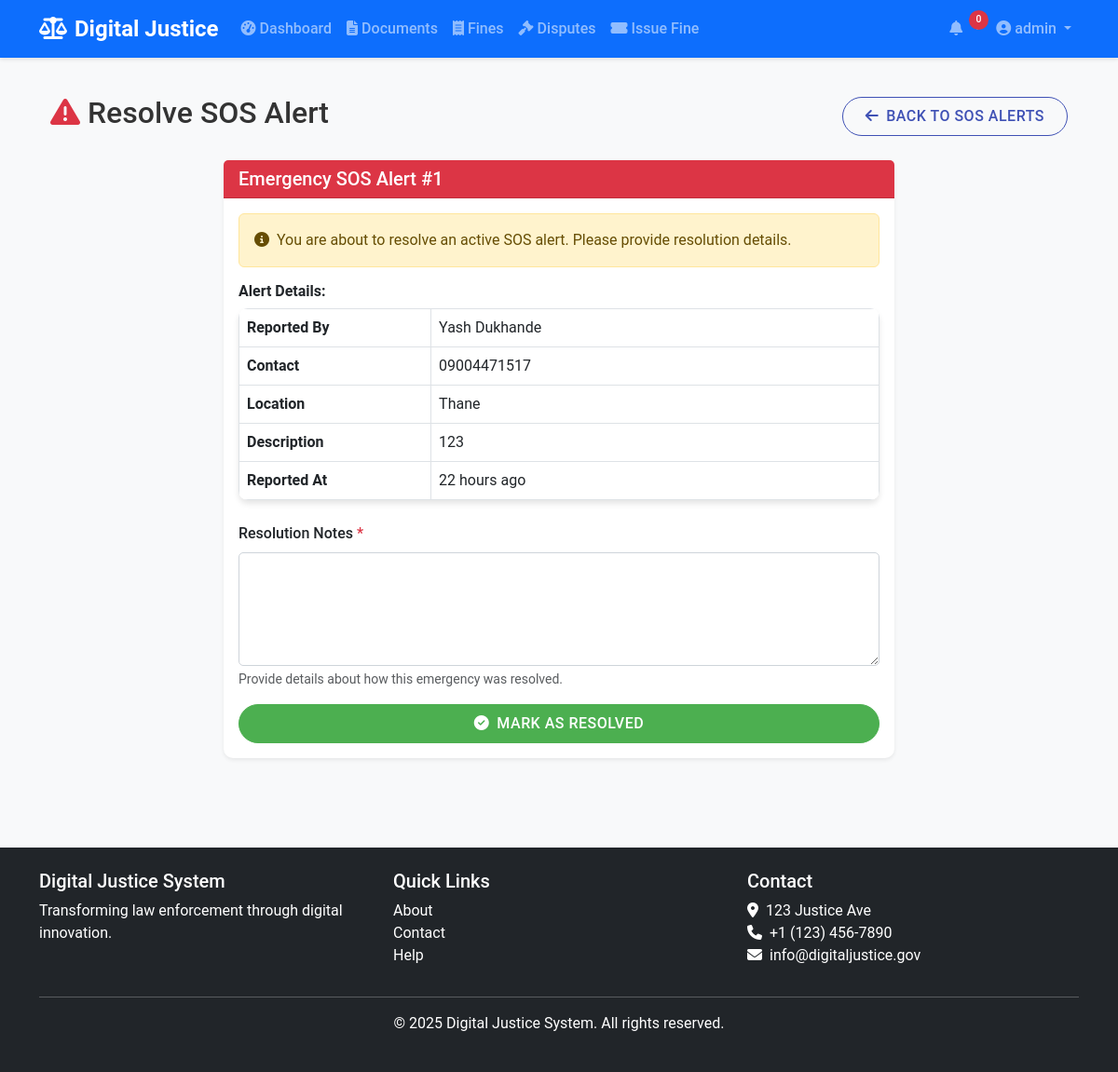
The page /communication/sos/1/resolve (signed in) on the database its author committed.
### app/models/user.py (models this page shows, shortened)
class User(db.Model, UserMixin):
    __tablename__ = 'users'
    id = db.Column(db.Integer, primary_key=True)
    username = db.Column(db.String(64), unique=True, index=True)
    email = db.Column(db.String(120), unique=True, index=True)
    password_hash = db.Column(db.String(128))
    first_name = db.Column(db.String(64))
    last_name = db.Column(db.String(64))
    phone = db.Column(db.String(20))
    address = db.Column(db.String(256))
    role = db.Column(db.String(20), default='citizen')  # citizen, police, court, admin
    created_at = db.Column(db.DateTime, default=datetime.utcnow)
    last_login = db.Column(db.DateTime)
    is_active = db.Column(db.Boolean, default=True)
    documents = db.relationship('Document', foreign_keys='Document.user_id', backref='owner', lazy='dynamic')
    verified_documents = db.relationship('Document', foreign_keys='Document.verified_by', backref='verifier', lazy='dynamic')
    fines = db.relationship('Fine', foreign_keys='Fine.user_id', backref='user', lazy='dynamic')
    issued_fines = db.relationship('Fine', foreign_keys='Fine.issued_by', backref='issuer', lazy='dynamic')
    disputes = db.relationship('Dispute', foreign_keys='Dispute.user_id', backref='user', lazy='dynamic')
    assigned_disputes = db.relationship('Dispute', foreign_keys='Dispute.assigned_to', backref='assigned_officer', lazy='dynamic')
    sent_messages = db.relationship('Message', foreign_keys='Message.sender_id', backref='sender', lazy='dynamic')
    received_messages = db.relationship('Message', foreign_keys='Message.recipient_id', backref='recipient', lazy='dynamic')
    def is_admin(self):
        return self.role == 'admin'
    def is_police(self):
        return self.role == 'police'

### app/models/communication.py (models this page shows, shortened)
class SOSAlert(db.Model):
    __tablename__ = 'sos_alerts'
    id = db.Column(db.Integer, primary_key=True)
    user_id = db.Column(db.Integer, db.ForeignKey('users.id'), nullable=False)
    location = db.Column(db.String(256))
    description = db.Column(db.Text)
    status = db.Column(db.String(20), default='active')  # active, resolved, false_alarm
    created_at = db.Column(db.DateTime, default=datetime.utcnow)
    resolved_at = db.Column(db.DateTime)
    resolved_by = db.Column(db.Integer, db.ForeignKey('users.id'))
    resolution_notes = db.Column(db.Text)
    user = db.relationship('User', foreign_keys=[user_id], backref='sos_alerts')
    resolver = db.relationship('User', foreign_keys=[resolved_by])

### app/routes/communication.py (the view, shortened to what this page needs)
@communication_bp.route('/sos/<int:sos_id>/resolve', methods=['GET', 'POST'])
@login_required
def resolve_sos(sos_id):
    if not (current_user.is_admin() or current_user.is_police()):
        flash('You do not have permission to resolve SOS alerts', 'danger')
        return redirect(url_for('communication.sos_alerts'))
    sos_alert = SOSAlert.query.get_or_404(sos_id)
    if sos_alert.status != 'active':
        flash('This SOS alert has already been resolved', 'warning')
        return redirect(url_for('communication.sos_alerts'))
    return render_template('communication/resolve_sos.html', sos_alert=sos_alert)

### app/models/user.py (called while the page is built)
@login_manager.user_loader
def load_user(user_id):
    return User.query.get(int(user_id))

### app/templates/communication/resolve_sos.html (shortened to what this page needs)
{% extends 'base.html' %}
{% block content %}
<div class="container">
    <div class="d-flex justify-content-between align-items-center mb-4">
        <h2><i class="fas fa-exclamation-triangle text-danger me-2"></i>Resolve SOS Alert</h2>
        <div>
            <a href="{{ url_for('communication.sos_alerts') }}" class="btn btn-outline-primary">
                <i class="fas fa-arrow-left me-2"></i>Back to SOS Alerts
            </a>
        </div>
    </div>
    <div class="row">
        <div class="col-md-8 mx-auto">
            <div class="card shadow-sm">
                <div class="card-header bg-danger text-white">
                    <h5 class="mb-0">Emergency SOS Alert #{{ sos_alert.id }}</h5>
                </div>
                <div class="card-body">
                    <div class="alert alert-warning">
                        <i class="fas fa-info-circle me-2"></i>You are about to resolve an active SOS alert. Please provide resolution details.
                    </div>
                    <div class="mb-4">
                        <h6 class="fw-bold">Alert Details:</h6>
                        <table class="table table-bordered">
                            <tr>
                                <th style="width: 30%">Reported By</th>
                                <td>{{ sos_alert.user.first_name }} {{ sos_alert.user.last_name }}</td>
                            </tr>
                            <tr>
                                <th>Contact</th>
                                <td>{{ sos_alert.user.phone }}</td>
                            </tr>
                            <tr>
                                <th>Location</th>
                                <td>{{ sos_alert.location }}</td>
                            </tr>
                            <tr>
                                <th>Description</th>
                                <td>{{ sos_alert.description }}</td>
                            </tr>
                            <tr>
                                <th>Reported At</th>
                                <td>{{ sos_alert.created_at|timeago }}</td>
                            </tr>
                        </table>
                    </div>
                    <form method="POST">
                        <div class="mb-3">
                            <label for="resolution_notes" class="form-label">Resolution Notes <span class="text-danger">*</span></label>
                            <textarea class="form-control" id="resolution_notes" name="resolution_notes" rows="4" required></textarea>
                            <div class="form-text">Provide details about how this emergency was resolved.</div>
                        </div>
                        <div class="d-grid gap-2">
                            <button type="submit" class="btn btn-success">
                                <i class="fas fa-check-circle me-2"></i>Mark as Resolved
                            </button>
                        </div>
                    </form>
                </div>
            </div>
        </div>
    </div>
</div>
{% endblock %}

### app/templates/base.html (shortened to what this page needs)
<!DOCTYPE html>
<html lang="en">
<head>
    <link href="https://cdn.jsdelivr.net/npm/bootstrap@5.3.0/dist/css/bootstrap.min.css" rel="stylesheet">
    <link rel="stylesheet" href="https://cdnjs.cloudflare.com/ajax/libs/font-awesome/6.4.0/css/all.min.css">
    <link rel="stylesheet" href="{{ url_for('static', filename='css/style.css') }}">
</head>
<body>
    <nav class="navbar navbar-expand-lg navbar-dark bg-primary sticky-top">
        <div class="container">
            <a class="navbar-brand" href="{{ url_for('main.index') }}">
                <i class="fas fa-balance-scale me-2"></i>Digital Justice
            </a>
            <div class="collapse navbar-collapse" id="navbarNav">
                <ul class="navbar-nav me-auto">
                    {% if current_user.is_authenticated %}
                    <li class="nav-item">
                        <a class="nav-link" href="{{ url_for('main.dashboard') }}">
                            <i class="fas fa-tachometer-alt me-1"></i>Dashboard
                        </a>
                    </li>
                    <li class="nav-item">
                        <a class="nav-link" href="{{ url_for('document.index') }}">
                            <i class="fas fa-file-alt me-1"></i>Documents
                        </a>
                    </li>
                    <li class="nav-item">
                        <a class="nav-link" href="{{ url_for('fine.index') }}">
                            <i class="fas fa-receipt me-1"></i>Fines
                        </a>
                    </li>
                    <li class="nav-item">
                        <a class="nav-link" href="{{ url_for('dispute.index') }}">
                            <i class="fas fa-gavel me-1"></i>Disputes
                        </a>
                    </li>
                    {% if current_user.is_police() or current_user.is_admin() %}
                    <li class="nav-item">
                        <a class="nav-link" href="{{ url_for('fine.issue') }}">
                            <i class="fas fa-ticket-alt me-1"></i>Issue Fine
                        </a>
                    </li>
                    {% endif %}
                    {% endif %}
                </ul>
                <ul class="navbar-nav">
                    {% if current_user.is_authenticated %}
                    <li class="nav-item dropdown">
                        <a class="nav-link dropdown-toggle" href="#" id="communicationDropdown" role="button" data-bs-toggle="dropdown">
                            <i class="fas fa-bell me-1"></i>
                            <span class="badge bg-danger rounded-pill notification-badge" id="notification-count">
                                {{ current_user.notifications|selectattr('is_read', 'equalto', false)|list|length }}
                            </span>
                        </a>
                    </li>
                    <li class="nav-item dropdown">
                        <a class="nav-link dropdown-toggle" href="#" id="userDropdown" role="button" data-bs-toggle="dropdown">
                            <i class="fas fa-user-circle me-1"></i>{{ current_user.username }}
                        </a>
                    </li>
                    {% endif %}
                </ul>
            </div>
        </div>
    </nav>
    <main class="container py-4">
        {% block content %}{% endblock %}
    </main>
    <footer class="bg-dark text-white py-4 mt-5">
        <div class="container">
            <div class="row">
                <div class="col-md-4">
                    <h5>Digital Justice System</h5>
                    <p>Transforming law enforcement through digital innovation.</p>
                </div>
                <div class="col-md-4">
                    <h5>Quick Links</h5>
                    <ul class="list-unstyled">
                        <li><a href="{{ url_for('main.about') }}" class="text-white">About</a></li>
                        <li><a href="{{ url_for('main.contact') }}" class="text-white">Contact</a></li>
                        <li><a href="{{ url_for('main.help') }}" class="text-white">Help</a></li>
                    </ul>
                </div>
                <div class="col-md-4">
                    <h5>Contact</h5>
                    <address>
                        <i class="fas fa-map-marker-alt me-2"></i>123 Justice Ave<br>
                        <i class="fas fa-phone me-2"></i>+1 (123) 456-7890<br>
                        <i class="fas fa-envelope me-2"></i>info@digitaljustice.gov
                    </address>
                </div>
            </div>
            <hr>
            <div class="text-center">
                <p>&copy; 2025 Digital Justice System. All rights reserved.</p>
            </div>
        </div>
    </footer>
</body>
</html>

### app/static/css/style.css (style rules this page uses)
:root { --primary-color: #3f51b5; --secondary-color: #ff4081; --accent-color: #00bcd4; --success-color: #4caf50; --warning-color: #ff9800; --danger-color: #f44336; --dark-color: #212121; --light-color: #f5f5f5; --text-color: #333333; --gray-color: #9e9e9e; }
body { font-family: 'Roboto', sans-serif; color: var(--text-color); background-color: #f8f9fa; min-height: 100vh; display: flex; flex-direction: column; }
main { flex: 1; }
.navbar { box-shadow: 0 2px 4px rgba(0, 0, 0, 0.1); }
.navbar-brand { font-weight: 700; font-size: 1.5rem; }
.nav-link { font-weight: 500; }
.notification-badge { position: absolute; top: 0; right: 0; font-size: 0.65rem; }
.card { border: none; border-radius: 10px; box-shadow: 0 4px 6px rgba(0, 0, 0, 0.1); transition: transform 0.3s ease, box-shadow 0.3s ease; margin-bottom: 1.5rem; }
.card-header { background-color: rgba(0, 0, 0, 0.03); border-bottom: 1px solid rgba(0, 0, 0, 0.125); font-weight: 600; }
.btn { border-radius: 50px; padding: 0.5rem 1.5rem; font-weight: 500; text-transform: uppercase; letter-spacing: 0.5px; transition: all 0.3s ease; }
.btn-success { background-color: var(--success-color); border-color: var(--success-color); }
.btn-outline-primary { color: var(--primary-color); border-color: var(--primary-color); }
.form-control { border-radius: 5px; padding: 0.75rem 1rem; border: 1px solid #ced4da; }
.form-label { font-weight: 500; margin-bottom: 0.5rem; }
.table { border-radius: 10px; overflow: hidden; box-shadow: 0 4px 6px rgba(0, 0, 0, 0.1); }
.badge { padding: 0.5em 0.75em; font-weight: 500; border-radius: 50px; }
footer { margin-top: auto; }
footer a { text-decoration: none; transition: color 0.3s ease; }

### rows shown on the page
User: username "admin"
SOSAlert: id "1", location "Thane", description "123", created_at "22 hours ago"
User: user.first_name "Yash", user.last_name "Dukhande", user.phone "09004471517"
